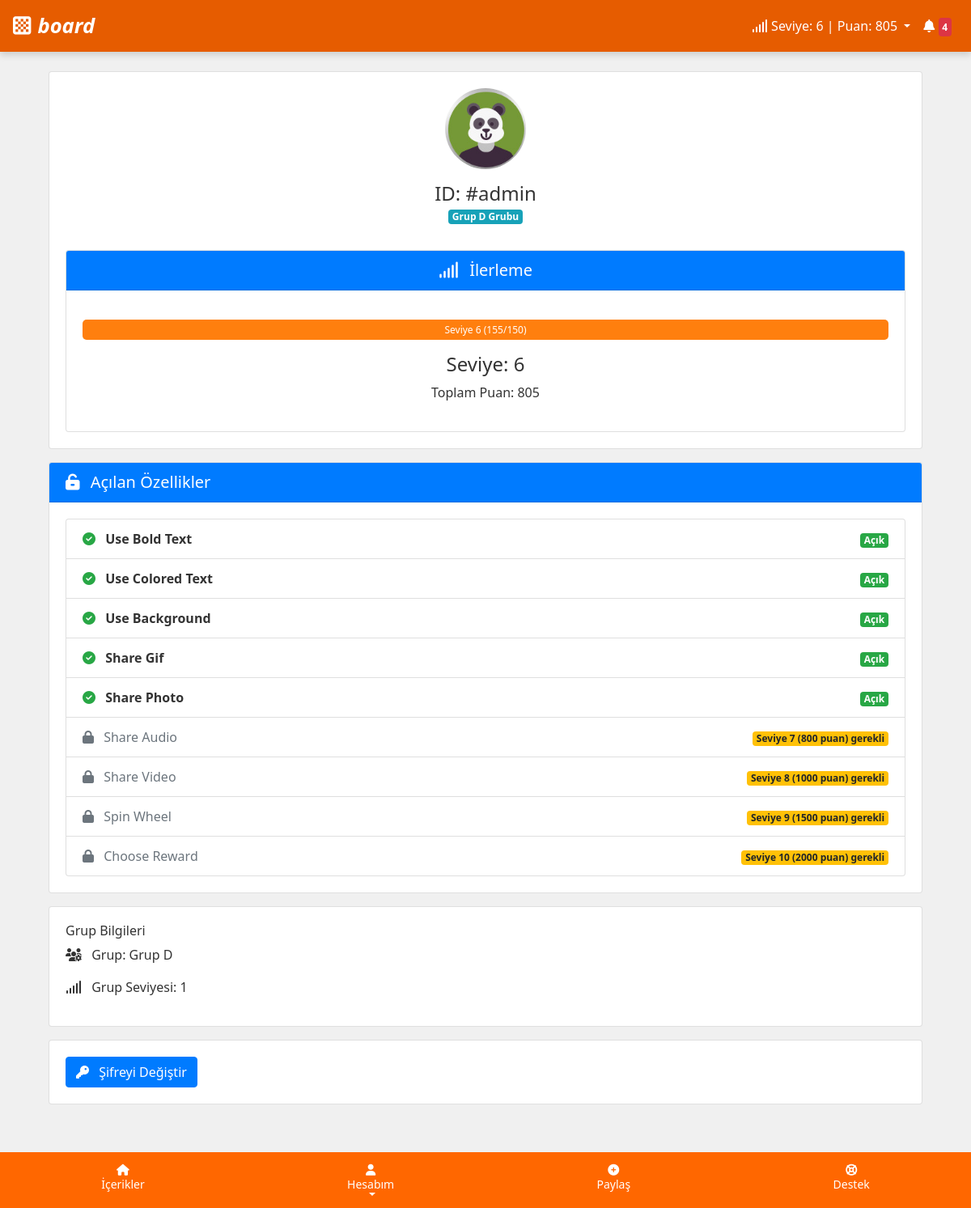
Page /profil/ (signed in) on the committed database.
### users/models.py (models this page shows, shortened)
class CustomUser(AbstractUser):
    team = models.ForeignKey('Team', on_delete=models.SET_NULL, null=True, blank=True, related_name='members')
    registration_code = models.CharField('Kayıt Kodu', max_length=6, unique=True, null=True, blank=True)
    gender = models.CharField('Cinsiyet', max_length=10, choices=[('male', 'Erkek'), ('female', 'Kadın'), ('other', 'Diğer')])
    avatar = models.CharField('Avatar', max_length=100, null=True, blank=True)
    registration_code_used = models.CharField('Kullanılan Kayıt Kodu', max_length=6, null=True, blank=True)
    progress = models.OneToOneField(Progress, on_delete=models.CASCADE, null=True, blank=True, related_name='user_progress')
    group = models.ForeignKey('Group', on_delete=models.SET_NULL, null=True, blank=True, related_name='members')
    class Meta:
        verbose_name = 'Kullanıcı'
        verbose_name_plural = 'Kullanıcılar'

class Group(models.Model):
    GROUP_TYPES = [
        ('A', 'Grup A'),
        ('B', 'Grup B'),
        ('C', 'Grup C'),
        ('D', 'Grup D'),
        ('E', 'Grup E'),
        ('F', 'Grup F'),
    ]
    name = models.CharField('Grup Adı', max_length=1, choices=GROUP_TYPES, unique=True)
    is_team_based = models.BooleanField('Takım Bazlı mı?', default=False)
    evaluation_type = models.CharField('Değerlendirme Türü', max_length=50)
    competition_type = models.CharField('Yarışma Türü', max_length=50)
    component = models.CharField('Bileşen', max_length=50, null=True, blank=True)
    participant_count = models.PositiveIntegerField('Katılımcı Sayısı', default=0)
    level = models.IntegerField('Grup Seviyesi', default=1)
    class Meta:
        verbose_name = 'Grup'
        verbose_name_plural = 'Gruplar'

### users/views.py (the view)
# urls.py: path('profil/', profile_view, name='profil'),
@login_required(login_url='login')
def profile_view(request):
    user = request.user
    progress = getattr(user, 'progress_instance', None)
    group_name = user.group.name if hasattr(user, 'group') and user.group else None
    group_features = get_group_features(group_name)
    if group_name in ['E', 'F']:
        group_features['has_features'] = False
    if progress is None:
        level = 1
        progress_percentage = 0
        points = 0
        progress_text = "Seviye 1 (0/100)"
        group_progress = 0
        group_level = 1
        user_ranking_in_group = "Yok"
        feature_details = []
    else:
        level = progress.level
        progress_percentage = progress.get_progress_percentage()
        points = progress.points
        progress_text = progress.get_level_progress_text()
        group_progress = Progress.objects.filter(user__group=user.group).aggregate(Sum('points'))['points__sum'] or 0
        group_level = user.group.level
        user_ranking_in_group = Progress.objects.filter(user__group=user.group).order_by('-points').filter(points__gte=progress.points).count()
        feature_details = progress.get_feature_details()
    ranking_info = get_user_ranking_info(user)
    return render(request, 'profil.html', {
        'user': user,
        'level': level,
        'progress': progress_percentage,
        'progress_text': progress_text,
        'points': points,
        'group_progress': group_progress,
        'group_level': group_level,
        'user_ranking_in_group': user_ranking_in_group,
        'ranking_info': ranking_info,
        'feature_details': feature_details,
        'group_features': group_features,  # Pass group features to template
        'group_name': group_name  # Pass group name to template
    })

### posts/templatetags/custom_filters.py (called while the page is built)
@register.filter
def has_second_survey_due(user):
    try:
        return user.survey_completion.is_second_survey_due()
    except:
        return False

### users/models.py (called while the page is built)
    def get_feature_details(self):
        features = []
        for feature_name, required_level in self.FEATURE_LEVELS.items():
            display_name = feature_name.replace('can_', '').replace('_', ' ').title()
            required_points = self.LEVEL_THRESHOLDS.get(required_level, 0)
            is_unlocked = getattr(self, feature_name)()
            features.append({
                'name': display_name,
                'feature_name': feature_name,
                'required_level': required_level,
                'required_points': required_points,
                'is_unlocked': is_unlocked,
            })
        return features

    def get_progress_percentage(self):
        current_level_threshold = self.LEVEL_THRESHOLDS.get(self.level, 0)
        next_level_threshold = self.LEVEL_THRESHOLDS.get(self.level + 1, current_level_threshold)
        if next_level_threshold == current_level_threshold:
            return 100  # Eğer kullanıcı maksimum seviyedeyse, yüzde 100 döndür
        progress_in_level = self.points - current_level_threshold
        points_needed_for_next_level = next_level_threshold - current_level_threshold
        percentage = (progress_in_level / points_needed_for_next_level) * 100
        return max(0, min(100, percentage))

    def get_level_progress_text(self):
        current_level_threshold = self.LEVEL_THRESHOLDS.get(self.level, 0)
        next_level_threshold = self.LEVEL_THRESHOLDS.get(self.level + 1, current_level_threshold)
        if next_level_threshold == current_level_threshold:
            return f"Seviye {self.level} (Maksimum)"
        progress_in_level = self.points - current_level_threshold
        points_needed_for_next_level = next_level_threshold - current_level_threshold
        return f"Seviye {self.level} ({progress_in_level}/{points_needed_for_next_level})"

    def can_use_bold_text(self):
        return self.level >= 2

    def can_use_colored_text(self):
        return self.level >= 3

    def can_use_background(self):
        return self.level >= 4

    def can_share_gif(self):
        return self.level >= 5

    def can_share_photo(self):
        return self.level >= 6

    def can_share_audio(self):
        return self.level >= 7

    def can_share_video(self):
        return self.level >= 8

    def can_spin_wheel(self):
        return self.level >= 9

### templates/profil.html (shortened to what this page needs)
{% extends 'base.html' %}
{% load static %}
{% block content %}
<div class="container mt-4">
  <div class="card">
    <div class="card-body text-center">
      <img src="{% static 'images/'|add:user.avatar|default:'avatar1.png' %}"
           alt="Avatar"
           class="rounded-circle mb-3"
           width="100"
           height="100" />
      {% if user.team %}
        <h4 class="mb-0">
          <span class="badge badge-primary px-3 py-2" style="background-color: #ff7f0e;">
            <i class="fas fa-users mr-2"></i> {{ user.team.name }} Takımı
          </span>
        </h4>
      {% else %}
        <h4 class="mb-0">ID: #{{ user.username }}</h4>
        {% if group_name %}
          <p class="badge badge-info">{{ user.group.get_name_display }} Grubu</p>
        {% endif %}
      {% endif %}
      {% if group_features.has_progress_bar %}
        <div class="card mt-3">
          <div class="card-header bg-primary text-white">
            <h5 class="mb-0"><i class="fas fa-signal mr-2"></i> İlerleme</h5>
          </div>
          <div class="card-body">
            <div class="progress mt-3">
              <div class="progress-bar" role="progressbar"
                   style="width: {{ progress }}%; background-color: #ff7f0e;"
                   aria-valuenow="{{ progress }}"
                   aria-valuemin="0"
                   aria-valuemax="100">
                {{ progress_text }}
              </div>
            </div>
            <div class="text-center mt-3">
              <h4>Seviye: {{ level }}</h4>
              <p>Toplam Puan: {{ points }}</p>
            </div>
          </div>
        </div>
      {% endif %}
    </div>
  </div>
  {% if group_features.has_features and feature_details and user.group.name not in 'EF' %}
    <div class="card mt-3">
      <div class="card-header bg-primary text-white">
        <h5 class="mb-0"><i class="fas fa-unlock-alt mr-2"></i> Açılan Özellikler</h5>
      </div>
      <div class="card-body">
        <ul class="list-group">
          {% for feature in feature_details %}
            <li class="list-group-item d-flex justify-content-between align-items-center">
              <div>
                {% if feature.is_unlocked %}
                  <i class="fas fa-check-circle text-success mr-2"></i>
                  <span class="font-weight-bold">{{ feature.name }}</span>
                {% else %}
                  <i class="fas fa-lock text-secondary mr-2"></i>
                  <span class="text-muted text-decoration-line-through">{{ feature.name }}</span>
                {% endif %}
              </div>
              <div>
                {% if feature.is_unlocked %}
                  <span class="badge badge-success">Açık</span>
                {% else %}
                  <span class="badge badge-warning">
                    Seviye {{ feature.required_level }} ({{ feature.required_points }} puan) gerekli
                  </span>
                {% endif %}
              </div>
            </li>
          {% endfor %}
        </ul>
      </div>
    </div>
  {% endif %}
  {% if group_features.has_features and user.group.name not in 'EF' %}
    <div class="card mt-3">
      <div class="card-body">
        <h6>{% if user.team %}Takım Bilgileri{% else %}Grup Bilgileri{% endif %}</h6>
        {% if user.team %}
          <p><i class="fas fa-users mr-2"></i> Takım: <span class="badge badge-primary">{{ user.team.name }}</span></p>
          <p><i class="fas fa-users-cog mr-2"></i> Grup: {{ user.group.get_name_display }}</p>
          <p><i class="fas fa-user-friends mr-2"></i> Takım Üye Sayısı: {{ user.team.get_member_count }}</p>
          <p><i class="fas fa-trophy mr-2"></i> Takım Toplam Puanı: {{ user.team.get_total_points }}</p>
        {% else %}
          <p><i class="fas fa-users-cog mr-2"></i> Grup: {{ user.group.get_name_display }}</p>
          <p><i class="fas fa-signal mr-2"></i> Grup Seviyesi: {{ group_level }}</p>
        {% endif %}
      </div>
    </div>
  {% endif %}
  <div class="card mt-3">
    <div class="card-body">
      <a href="{% url 'password_change' %}" class="btn btn-primary">
        <i class="fas fa-key mr-2"></i> Şifreyi Değiştir
      </a>
    </div>
  </div>
</div>
{% endblock %}

### templates/base.html (style rules this page uses)
body { background-color: #f0f0f0; font-family: 'Segoe UI', Tahoma, Geneva, Verdana, sans-serif; padding-bottom: 80px; color: #333; }

### templates/profil.html (style rules this page uses)
.progress { background-color: #f0f0f0; border-radius: 5px; height: 25px; }
.progress-bar { background-color: #ff6700; transition: width 0.6s ease; }
.text-muted { color: #bdbdbd; }
.text-success { color: #4caf50; }

### rows in the picture
CustomUser: avatar (picture), username "admin", group.name "Grup D"

### other values in the picture
{{ level }} "6"
{{ points }} "805"
{{ progress_text }} "Seviye 6 (155/150)"
{{ feature.name }} "Use Bold Text" "Use Colored Text" "Use Background" "Share Gif" "Share Photo"
{{ feature.name }} "Share Audio" "Share Video" "Spin Wheel" "Choose Reward"
{{ feature.required_level }} "7" "8" "9" "10"
{{ feature.required_points }} "800" "1000" "1500" "2000"
{{ group_level }} "1"
